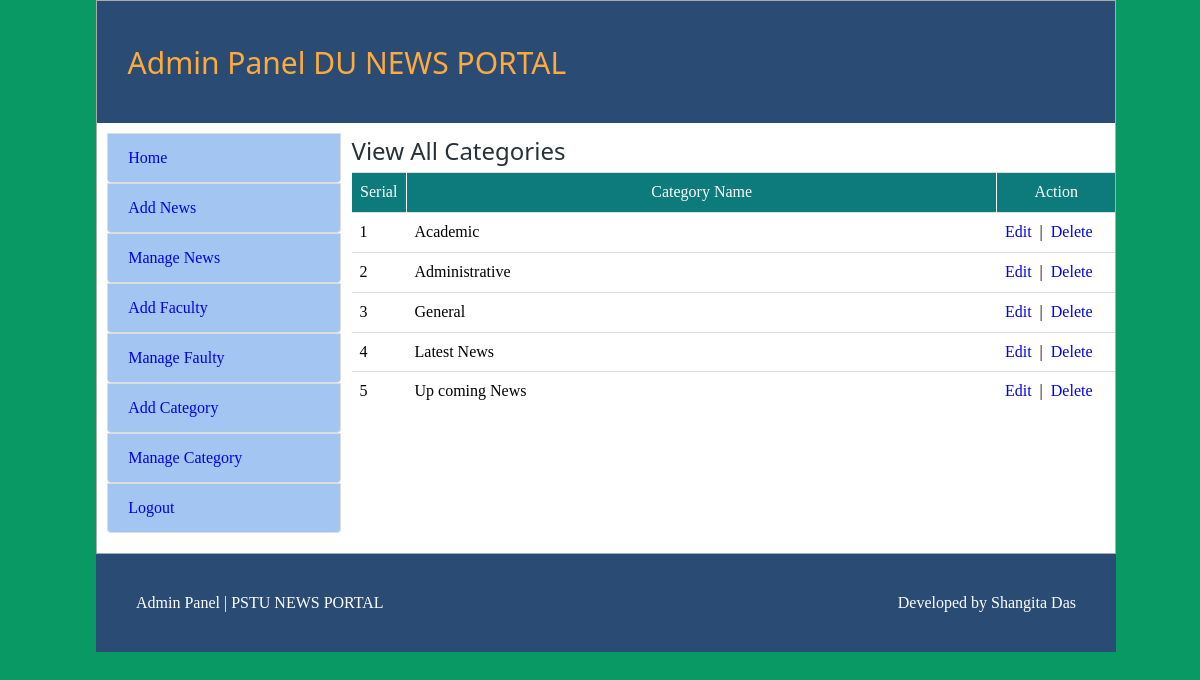
Page /Project/admin/manage_category.php (signed in) on the committed database.
### tables this page shows
CREATE TABLE `category` (
  `category_id` int(11) NOT NULL,
  `cat_name` varchar(255) NOT NULL
);

### Project/admin/manage_category.php (the view, shortened to what this page needs)
<?php include("header.php"); ?>
<div id="content">
<h2>View  All Categories</h2>
<table class="table table-responsive table-hover" width="100%">
	<tr style="background-color: #0D7B7B;color: #FFF;height: 40px;">
		<th width="5%" style="text-align: center; border-right: 1px solid #FFF;">Serial</th>
		<th width="75%" style="text-align: center; border-right: 1px solid #FFF;">Category Name</th>
		<th width="15%" style="text-align: center; ">Action</th>
	</tr>
	<?php
	$i=0;
	$statement = $db->prepare("SELECT * FROM category ORDER BY cat_name ASC");
	$statement->execute();
	$result = $statement->fetchAll(PDO::FETCH_ASSOC);
	foreach($result as $row)
	{
		$i++;
		?>
		<tr>
			<td><?php echo $i; ?></td>
			<td><?php echo $row['cat_name']; ?></td>
			<td>
			<a class="fancybox" href="#inline<?php echo $i; ?>">Edit</a>
			&nbsp;|&nbsp;
			<a onclick='return confirmDelete();' href="manage_category.php?id=<?php echo $row['category_id']; ?>">Delete</a></td>
		</tr>
		<?php
	}
	?>
</table>
</div>
<?php include("footer.php"); ?>

### Project/admin/css/style.css (style rules this page uses)
html,body,div,span,applet,object,iframe,h1,h2,h3,h4,h5,h6,p,blockquote,pre,a,abbr,acronym,address,big,cite,code,del,dfn,em,img,ins,kbd,q,s,samp,small,strike,strong,sub,sup,tt,var,b,u,i,dl,dt,dd,ol,nav ul,nav li,fieldset,form,label,legend,table,caption,tbody,tfoot,thead,tr,th,td,article,aside,canvas,details,embed,figure,figcaption,footer,header,hgroup,menu,nav,output,ruby,section,summary,time,mark,audio,video { margin:0;padding:0;border:0;font-size:100%;font:inherit;vertical-align:baseline; }
table { border-collapse:collapse;border-spacing:0; }
a { text-decoration:none; }
body { background: rgb(59, 107, 165); }
h2,h3,h4 { font-family: 'Average Sans', sans-serif; font-size: 1.5em; padding: 11px 0px 5px 0px; color: #263238; }
.table { width: 100%; max-width: 100%; margin-bottom: 20px; }
table, th, td { border: none; }
table { border-collapse: collapse; border-spacing: 0; width: 100%; display: table; }
.table>tbody>tr>td, .table>tbody>tr>th, .table>tfoot>tr>td, .table>tfoot>tr>th, .table>thead>tr>td, .table>thead>tr>th { padding: 8px; line-height: 1.42857143; vertical-align: top; border-top: 1px solid #ddd; }

### Project/admin/css/style_admin.css (style rules this page uses)
body { background: #099965; }
h1, h2, h3, h4, h5, h6, .w3-slim, .w3-wide { font-family: "Segoe UI",Arial,sans-serif; }
.table { width: 100%; max-width: 100%; margin-bottom: 20px; }
table, th, td { border: none; }
table { border-collapse: collapse; border-spacing: 0; width: 100%; display: table; }
.table>tbody>tr>td, .table>tbody>tr>th, .table>tfoot>tr>td, .table>tfoot>tr>th, .table>thead>tr>td, .table>thead>tr>th { padding: 8px; line-height: 1.42857143; vertical-align: top; border-top: 1px solid #ddd; }

### rows in the picture
category: cat_name "Academic"
category: cat_name "Administrative"
category: cat_name "General"
category: cat_name "Latest News"
category: cat_name "Up coming News"
